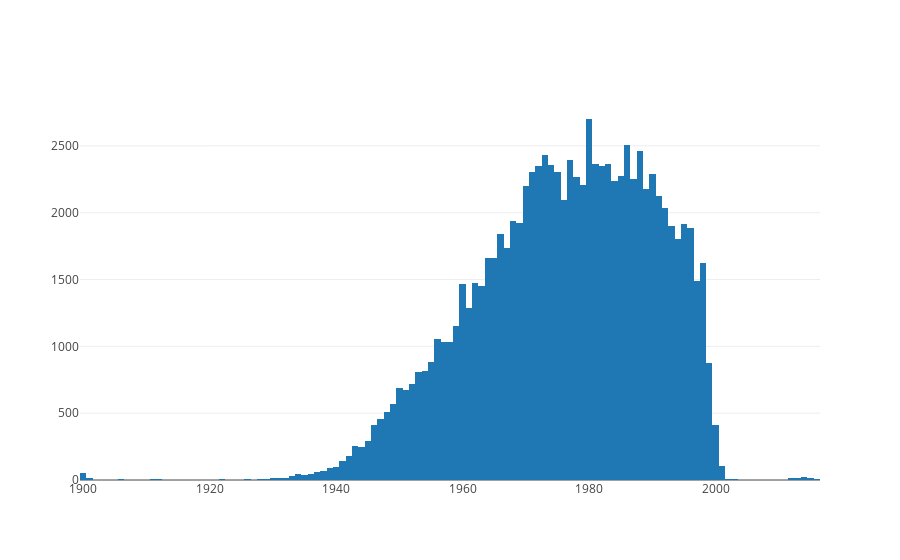

The code cell stored with this chart in its notebook:
### Code cell
#Visualize Birthday dates
d = [go.Histogram(x=traindata['BUYER_BIRTHDAY_DATE'])]
iplot(d, filename='Birthday dates histogram')

### Figure 1 — Plotly figure (JSON) as saved in the notebook; plotly's stock layout.template omitted (floating-point values rounded to 4 significant figures; data arrays with more than 128 entries replaced by an {"elided": "..."} marker saying what was removed)
{"data": [{"type": "histogram", "x": {"elided": "100000 int values"}}], "layout": {}}
